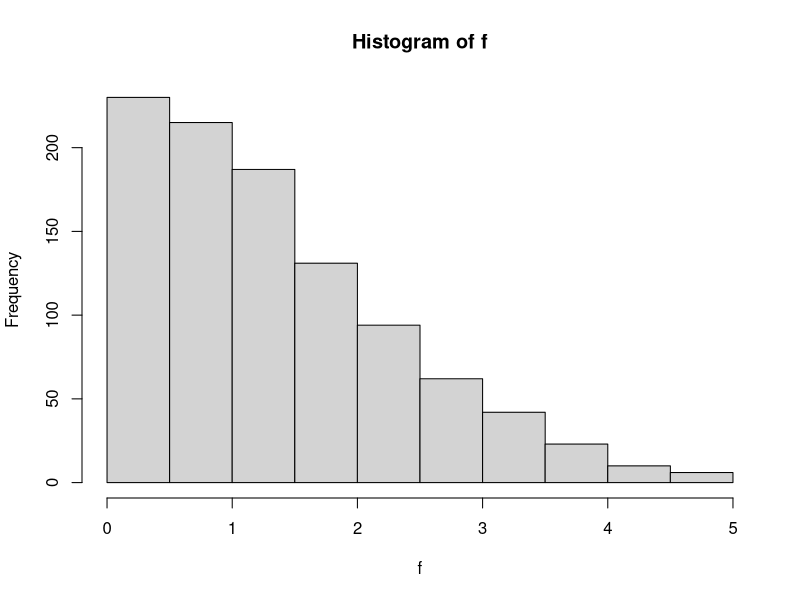

Reproduce this figure in R.
mu=0
a=0

beta=0.5
M=3.2

variance=3
sigma=sqrt(variance)
area=1-pnorm(a,mu,sigma)
C=1/area
K=C/sqrt(2*pi*variance)

count=0
kk=1
f=matrix(NA,1000)
while (kk<1001)
{
z=rexp(1,beta)
fz=K*exp(-(z-mu)^2/(2*variance))
Mgz=M*beta*exp(-beta*z)
r=fz/Mgz
if(r>runif(1,min=0,max=1))
{f[kk]=z; kk=kk+1}
count=count+1
}
hist(f)
mean(f)
var(f)
